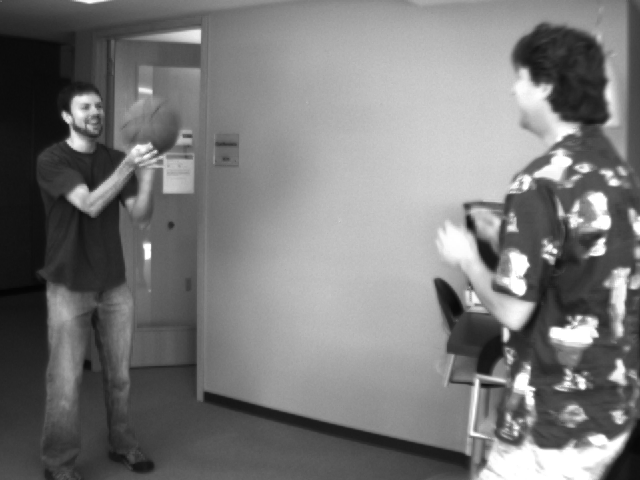
//> input picture project_code/images/basketball1.png, 640 x 480 px, given in place of abc.png, which was not available
$ ./VC_FANFUHAN_OPENCV053   (built with g++ and OpenCV 4)
//> lines starting //> are read from the running program, lines starting //| are printed output that depends on the picture; after the words box and inside, x2 and y2 are one past the last pixel; in counts of white or black regions, pixels touching at a corner belong together; pictures that were not available may be replaced by others from this repository, and a replacement may not be noted
// VC_FANFUHAN_OPENCV053.cpp : 定義主控台應用程式的進入點。
//
/*
// Debug | x32
通用屬性
| C/C++
|	| 一般
|		| 其他 Include 目錄 -> C:\opencv\build\include
|
| 連結器
| 	|一一般
|		|  其他程式庫目錄 -> C:\opencv\build\x64\vc15\lib
|
| 	|一輸入
|		| 其他相依性 -> opencv_world411d.lib;%(AdditionalDependencies)

// Releas | x64
組態屬性
| C/C++
|	| 一般
|		| 其他 Include 目錄 -> C:\opencv\build\include
|
| 連結器
| 	|一般
|		| 其他程式庫目錄 -> C:\opencv\build\x64\vc15\lib
|
| 	|一輸入
|		| 其他相依性 -> opencv_world411.lib;%(AdditionalDependencies)

*/

#include "stdafx.h"
#include <iostream>
#include <opencv2/opencv.hpp>
#include <opencv2/core/core.hpp>
#include <opencv2/highgui/highgui.hpp>

using namespace std;
using namespace cv;

void blur_demo(Mat &image, Mat &sum);
void edge_demo(Mat &image, Mat &sum);
int getblockSum(Mat &sum, int x1, int y1, int x2, int y2, int i);

void showHistogram(InputArray src, cv::String StrTitle);
void backProjection_demo(Mat &mat, Mat &model);
void blur3x3(Mat &src, Mat *det);

void add_salt_pepper_noise(Mat &image);
void add_gaussian_noise(Mat &image);

void USMImage(Mat src, Mat &usm, float fltPar);

void pyramid_up(Mat &image, vector<Mat> &pyramid_images, int level);
void pyramid_down(vector<Mat> &pyramid_images);

void laplaian_demo(vector<Mat> &pyramid_images, Mat &image);

void connected_component_demo(Mat &image);
void componentwithstats_demo(Mat &image);

void contours_info(Mat &image, vector<vector<Point>> &pts);
void contours_info(Mat &image, vector<vector<Point>> &pts,int threshold01,int threshold02);

// [5 lines left out: function pause, not called in this run]
int main()
{
	Mat src = imread("../../images/abc.png");//Mat src = imread("../../images/test.png");
//> src is the input picture: 480 rows x 640 cols, CV_8UC3; min 4, max 255, mean 120.3
	Mat src2 = imread("../../images/a5.png");
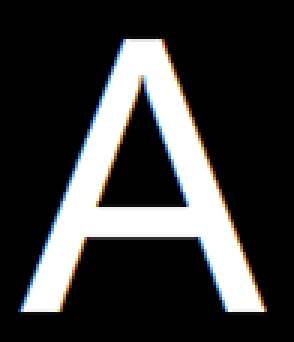
//> input picture project_code/VC_FANFUHAN_OPENCV/images/a5.png, 98 x 114 px (shown 3 times larger)
//> src2 is the input picture: 114 rows x 98 cols, CV_8UC3; mean B, G, R 56.8, 56.7, 56.8
	if (src.empty() || src2.empty())
	{
		cout << "could not load image.." << endl;
		pause();
		return -1;
	}
	else
	{
		imshow("input_src", src);
		//showHistogram(src, "Histogram_input_src");
		imshow("input_src2", src2);
		//showHistogram(src2, "Histogram_input_src2");

		// 轮廓发现
		vector<vector<Point>> contours1;
		vector<vector<Point>> contours2;
		contours_info(src, contours1);//contours_info(src, contours1, 0, 255);//
//> in contours_info, `threshold(gray, binary00, 0, 255, THRESH_BINARY | THRESH_OTSU);`:
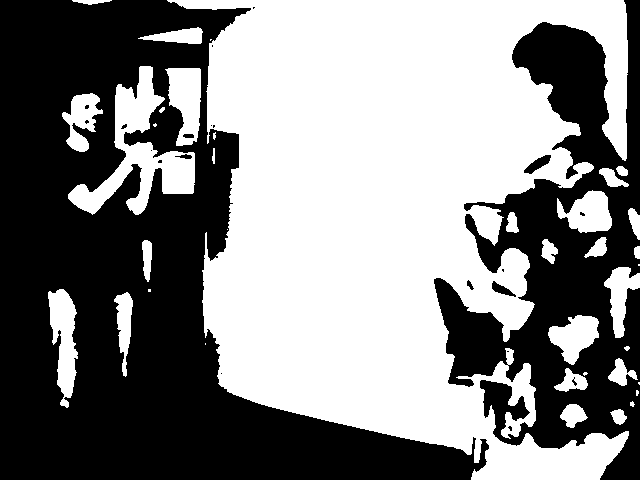
//> binary00: 480 rows x 640 cols, CV_8UC1; 51.5% white; 22 black regions (15 under 20 px)
//> in contours_info, `findContours(binary00, pts, hierarchy00, RETR_TREE, CHAIN_APPROX_SIMPL..`: pts = 58 contours, 25 with area under 20; largest, box (x1, y1, x2, y2) and area: (167, 0, 629, 480) 136350, (68, 66, 195, 215) 5848, (48, 289, 78, 408) 1933, (165, 68, 201, 146) 1846, (557, 190, 612, 233) 1462
//> contours1 has the same summary as pts in contours_info
		contours_info(src2, contours2);//contours_info(src2, contours2, 0, 255);//
//> in contours_info (call 2), `GaussianBlur(image, dst, Size(3, 3), 0, 0);`:
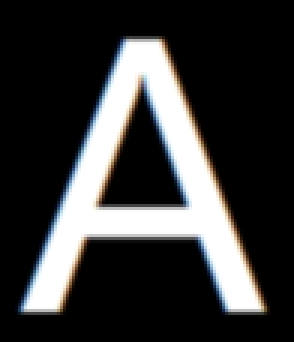
//> dst: 114 rows x 98 cols, CV_8UC3 (shown 3 times larger); mean B, G, R 56.8, 56.8, 56.8
//> in contours_info (call 2), `cvtColor(dst, gray, COLOR_BGR2GRAY);`:
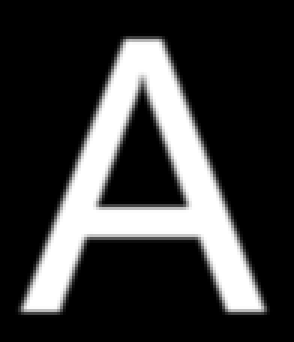
//> gray: 114 rows x 98 cols, CV_8UC1 (shown 3 times larger); min 0, max 255, mean 56.8
//> in contours_info (call 2), `threshold(gray, binary00, 0, 255, THRESH_BINARY | THRESH_OTSU);`:
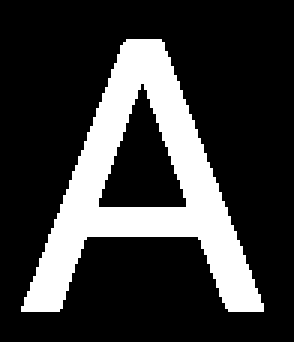
//> binary00: 114 rows x 98 cols, CV_8UC1 (shown 3 times larger); 22.5% white; 1 white region
//> in contours_info (call 2), `findContours(binary00, pts, hierarchy00, RETR_TREE, CHAIN_APPROX_SIMPL..`: pts = 2 contours; box (x1, y1, x2, y2) and area: (7, 13, 88, 104) 2991, (32, 27, 63, 70) 685
//> contours2 has the same summary as pts in contours_info

		// 几何矩计算与hu矩计算
		/*
		OpenCV中可以通過如下的API一次計算出上述三種矩，API如下：
		Moments moments(InputArray array,bool binaryImage = false)
		array是輸入的圖像輪廓點集合
		輸出的圖像几何矩
		*/
		Moments mm2 = moments(contours2[0]);
//> mm2 = moments, m00 2991, centre m10/m00, m01/m00 = (47.27, 60.38)
		Mat hu2;
		/*
		根據几何矩輸出結果可以計算胡矩，胡矩計算的API如下：
		void cv::HuMoments(const Moments & moments,double hu[7])
		moments參數表示輸入的圖像矩
		hu[7]表示輸出的胡矩七個值
		*/
		HuMoments(mm2, hu2);
//> hu2 = [0.263, 0.00316, 0.013, 0.000815, -2.65e-06, 4.58e-05, 7.05e-08]

		// 轮廓匹配
		for (size_t t = 0; t < contours1.size(); ++t) {
			Moments mm = moments(contours1[t]);
			Mat hu;
			HuMoments(mm, hu);
			/*
			然后我們可以使用hu矩作為輸入，對輪廓進行匹配，進行輪廓外形匹配的API如下：
			double matchShapes(InputArray contour1,InputArray contour2,int method,double parameter)
			contour1第一個輪廓點集合，或者灰度圖像
			contour2第二個輪廓點集合，或者灰度圖像
			method表示比較方法，最常見有
			CONTOURS_MATCH_I1
			CONTOURS_MATCH_I2
			CONTOURS_MATCH_I3
			*/
			double dist = matchShapes(hu, hu2, CONTOURS_MATCH_I1, 0);
			if (dist < 1) {
				drawContours(src, contours1, t, Scalar(0, 0, 255), 2);
			}
		}
//> this loop made 58 passes
//> dist on passes 1, 2, 3, 4, 5, 6, 7, 8, 9, 10, 11, 13: 17.66, 17.71, 18.11, 29.22, 27.61, 22.02, 466.1, 20.27, 17.59, 22.78, 18.52, 24.6
//> (hu, dist) on passes 12, 14, 16, 17, 20, 23: ([0, 0, 0, 0, 0, 0, 0], 1.8e+308), ([0.544, 0.26, 0.0541, 0.0448, 0.0022, 0.0228, -1.03e-05], 29.68), ([0.515, 0.23, 0.0122, 0.00837, 8.45e-05, 0.00389, -5.14e-06], 32.64), ([0.344, 0.0701, 0.016, 0.00627, 6.12e-05, 0.00159, 1.41e-05], 391.1), ([0.447, 0.17, 0.00641, 0.0043, 2.26e-05, 0.00176, -6.33e-07], 70.56), ([0, 0, 0, 0, 0, 0, 0], 1.8e+308)
//> src: 480 rows x 640 cols, CV_8UC3; 94 pixels changed, all inside (x1, y1, x2, y2) = (147, 123, 640, 376)

		imshow("match_result", src);

		waitKey(0);
		return 0;
//> (the program exits here)
